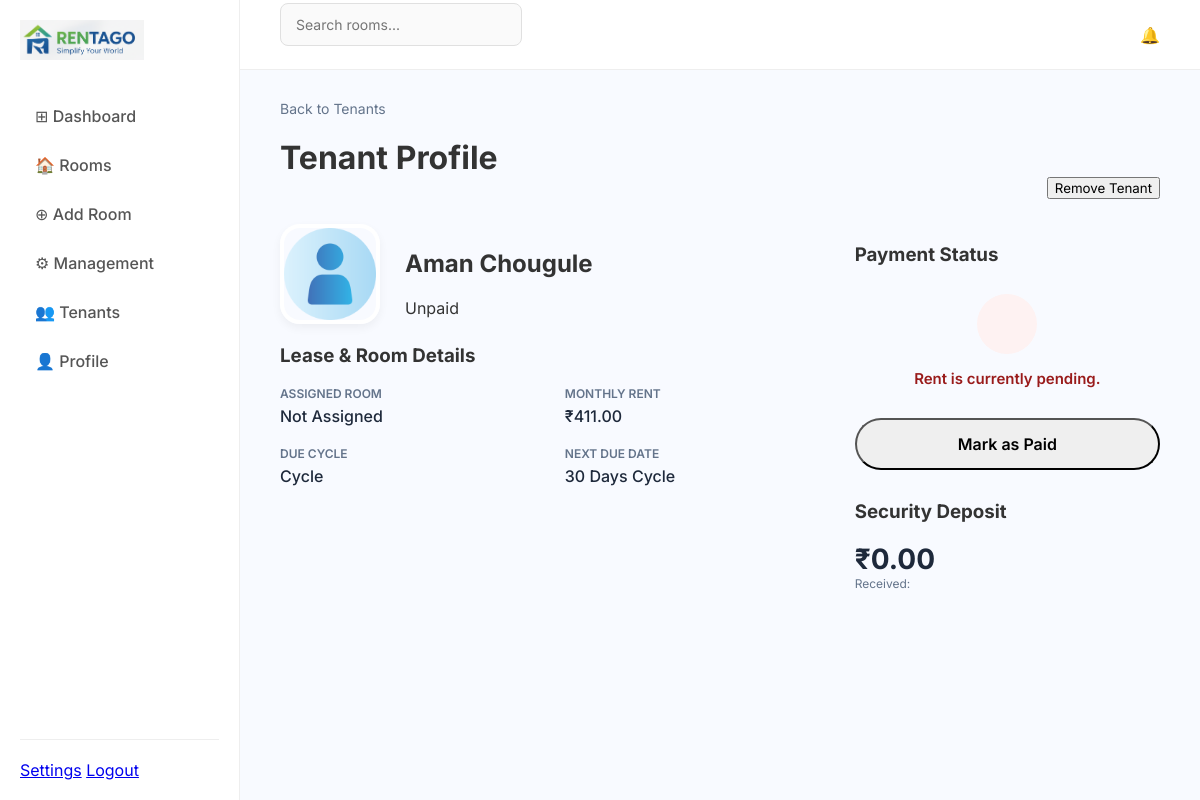
Screenshot of /owner/tenants/1/ (signed in) with the database file from the repository.
### tenants/models.py (models this page shows, shortened)
class Tenant(models.Model):
    user = models.OneToOneField(UserProfile, on_delete=models.CASCADE)
    owner = models.ForeignKey(Owner, on_delete=models.CASCADE)
    room = models.ForeignKey(
        Room,
        on_delete=models.SET_NULL,
        null=True,
        blank=True,
        related_name="tenants"
    )
    name = models.CharField(max_length=100)
    amount = models.DecimalField(max_digits=10, decimal_places=2)
    due_type = models.CharField(
        max_length=10,
        choices=(("fixed", "Fixed"), ("cycle", "Cycle"))
    )
    due_date = models.DateField(null=True, blank=True)
    security_deposit = models.DecimalField(max_digits=10, decimal_places=2, default=0)
    paid = models.BooleanField(default=False)
    payment_date = models.DateField(null=True, blank=True)

### accounts/decorators.py (the view)
    def wrapper(request, *args, **kwargs):
        if not request.session.get("user_id"):
            return redirect("accounts:login")
        if request.session.get("role") != "owner":
            return redirect("accounts:login")
        return view_func(request, *args, **kwargs)

### owners/views.py (called while the page is built)
def get_owner(request):
    return get_object_or_404(Owner, user_id=request.session["user_id"])

@login_required
@owner_required
def tenant_detail(request, id):
    owner = get_owner(request)
    tenant = get_object_or_404(Tenant, id=id, owner=owner)
    return render(request, "owners/tenant_detail.html", {"tenant": tenant})

### owners/templates/owners/tenant_detail.html (shortened to what this page needs)
{% extends "rent/base_owner.html" %}
{% load static %}
{% block content %}
<div class="page-header-flex">
    <div class="header-left">
        <a href="{% url 'owners:tenant_list' %}" class="back-link"> Back to Tenants</a>
        <h1>Tenant Profile</h1>
    </div>
    <div class="header-actions">
        <button class="btn-outline-danger" id="deleteBtn">
             Remove Tenant
        </button>
    </div>
</div>
<div class="profile-grid">
    <div class="profile-main">
        <div class="card-style profile-header-card">
            <div class="tenant-profile-top">
                <img src="{{ tenant.image|default:'/static/rent/default.png' }}" class="tenant-large-avatar">
                <div class="tenant-main-info">
                    <h2>{{ tenant.name }}</h2>
                    <div class="badge-row">
                        <span class="badge {% if tenant.paid %}available{% else %}occupied{% endif %}">
                            {{ tenant.paid|yesno:"Paid,Unpaid" }}
                        </span>
                    </div>
                </div>
            </div>
        </div>
        <div class="card-style mt-20">
            <h3>Lease & Room Details</h3>
            <div class="info-grid mt-15">
                <div class="info-item">
                    <label>Assigned Room</label>
                    <p>{{ tenant.room_number|default:"Not Assigned" }}</p>
                </div>
                <div class="info-item">
                    <label>Monthly Rent</label>
                    <p>₹{{ tenant.amount }}</p>
                </div>
                <div class="info-item">
                    <label>Due Cycle</label>
                    <p>{{ tenant.due_type|title }}</p>
                </div>
                <div class="info-item">
                    <label>Next Due Date</label>
                    <p>
                        {% if tenant.due_type == "fixed" %}
                            {{ tenant.due_date|date:"d M Y" }}
                        {% else %}
                            30 Days Cycle
                        {% endif %}
                    </p>
                </div>
            </div>
        </div>
    </div>
    <div class="profile-sidebar">
        <div class="card-style status-card">
            <h3>Payment Status</h3>
            <div class="payment-display">
                {% if tenant.paid %}
                    <div class="status-icon-box success">
                        <i class="fas fa-check-circle"></i>
                    </div>
                    <p class="status-text success">Rent for this month is paid.</p>
                    {% if tenant.payment_date %}
                        <small>Received on: {{ tenant.payment_date|date:"d M Y" }}</small>
                    {% endif %}
                    <form method="POST" action="{% url 'owners:mark_unpaid' tenant.id %}" class="mt-20">
                        {% csrf_token %}
                        <button class="btn-outline btn-block">Reset for Next Month</button>
                    </form>
                {% else %}
                    <div class="status-icon-box danger">
                    </div>
                    <p class="status-text danger">Rent is currently pending.</p>
                    <form method="POST" action="{% url 'owners:mark_paid' tenant.id %}" class="mt-20">
                        <button class="btn-primary btn-block">Mark as Paid</button>
                    </form>
                {% endif %}
            </div>
        </div>
        <div class="card-style mt-20">
            <h3>Security Deposit</h3>
            <div class="deposit-info">
                <h2 class="price-text">₹{{ tenant.security_deposit }}</h2>
                <p class="text-small">Received: {{ tenant.security_deposit_date|date:"d M Y" }}</p>
            </div>
        </div>
    </div>
</div>
{% endblock %}

### rent/static/rent/style.css (style rules this page uses)
* { box-sizing: border-box; font-family: 'Inter', sans-serif; }
body { background-color: #f4f7f9; margin: 0; padding: 0; color: #333; padding-top: 70px; min-height: 100vh; }
label { display: block; font-size: 14px; font-weight: 600; margin-bottom: 8px; color: #333; }
.price-text { font-size: 18px; font-weight: bold; color: #333; margin-bottom: 5px; }
* { box-sizing: border-box; }
body.dashboard-body { margin: 0; display: flex; background-color: #f8faff; font-family: 'Inter', sans-serif; padding-top: 0; }
.page-header-flex { display: flex; justify-content: space-between; align-items: flex-end; margin-bottom: 25px; }
.btn-block { width: 100%; padding: 14px; font-size: 16px; font-weight: 600; border-radius: 50px; margin-top: 10px; }
.text-small { font-size: 12px; color: #64748b; margin: 0; }
.info-grid { display: grid; grid-template-columns: 1fr 1fr; gap: 20px; }
.info-item label { display: block; font-size: 12px; font-weight: 600; color: #64748b; margin-bottom: 5px; text-transform: uppercase; }
.info-item p { font-size: 16px; font-weight: 500; color: #1e293b; margin: 0; }
.back-link { text-decoration: none; color: #64748b; font-size: 14px; margin-bottom: 10px; display: block; }
.profile-grid { display: grid; grid-template-columns: 1.8fr 1fr; gap: 25px; margin-top: 20px; }
.tenant-profile-top { display: flex; align-items: center; gap: 25px; }
.tenant-large-avatar { width: 100px; height: 100px; border-radius: 20px; object-fit: cover; border: 4px solid #fff; box-shadow: 0 4px 10px rgba(0,0,0,0.05); }
.mt-20 { margin-top: 20px; }
.mt-15 { margin-top: 15px; }
.price-text { color: #1e293b; font-size: 28px; margin: 10px 0 0; }
.payment-display { text-align: center; padding: 10px 0; }
.status-icon-box { width: 60px; height: 60px; border-radius: 50%; display: flex; align-items: center; justify-content: center; margin: 0 auto 15px; font-size: 24px; }
.status-icon-box.danger { background: #fef2f2; color: #ef4444; }
.status-text { font-weight: 600; font-size: 15px; }
.status-text.danger { color: #991b1b; }

### rows the page displays
Tenant: name "Aman Chougule", paid "Unpaid", amount "411.00", due_type "Cycle", security_deposit "0.00"

### other values shown
{{ tenant.room_number|default:"Not Assigned" }} "Not Assigned"
